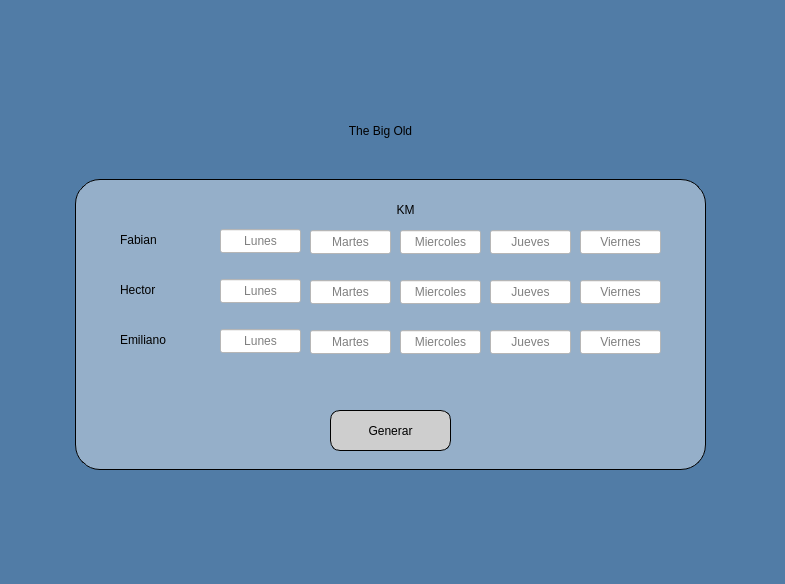
<?xml version="1.0" encoding="UTF-8"?>
<ui version="4.0">
 <class>MainWindow</class>
 <widget class="QMainWindow" name="MainWindow">
  <property name="geometry">
   <rect>
    <x>0</x>
    <y>0</y>
    <width>785</width>
    <height>584</height>
   </rect>
  </property>
  <property name="windowTitle">
   <string>MainWindow</string>
  </property>
  <property name="styleSheet">
   <string notr="true">background-color: rgb(81, 124, 166);</string>
  </property>
  <widget class="QWidget" name="centralwidget">
   <widget class="QLabel" name="lbl_logoUAT">
    <property name="geometry">
     <rect>
      <x>30</x>
      <y>10</y>
      <width>181</width>
      <height>71</height>
     </rect>
    </property>
    <property name="text">
     <string/>
    </property>
    <property name="pixmap">
     <pixmap resource="../../recursos.qrc">:/logo/Imagenes/UAT-Escudo-2024.png</pixmap>
    </property>
    <property name="scaledContents">
     <bool>true</bool>
    </property>
   </widget>
   <widget class="QLabel" name="lbl_logoFIT">
    <property name="geometry">
     <rect>
      <x>540</x>
      <y>20</y>
      <width>211</width>
      <height>61</height>
     </rect>
    </property>
    <property name="text">
     <string/>
    </property>
    <property name="pixmap">
     <pixmap resource="../../recursos.qrc">:/logo/Imagenes/LogoFIT.png</pixmap>
    </property>
    <property name="scaledContents">
     <bool>true</bool>
    </property>
   </widget>
   <widget class="QLabel" name="lbl_logoCT">
    <property name="geometry">
     <rect>
      <x>700</x>
      <y>490</y>
      <width>71</width>
      <height>51</height>
     </rect>
    </property>
    <property name="text">
     <string/>
    </property>
    <property name="pixmap">
     <pixmap resource="../../recursos.qrc">:/logo/Imagenes/logoCT.png</pixmap>
    </property>
    <property name="scaledContents">
     <bool>true</bool>
    </property>
   </widget>
   <widget class="QLabel" name="label_3">
    <property name="geometry">
     <rect>
      <x>120</x>
      <y>230</y>
      <width>91</width>
      <height>20</height>
     </rect>
    </property>
    <property name="styleSheet">
     <string notr="true">font: 9pt &quot;Verdana&quot;;
background-color: rgba(255, 255, 255, 0);</string>
    </property>
    <property name="text">
     <string>Fabian</string>
    </property>
   </widget>
   <widget class="QLineEdit" name="txt_f1">
    <property name="geometry">
     <rect>
      <x>220</x>
      <y>229</y>
      <width>81</width>
      <height>24</height>
     </rect>
    </property>
    <property name="accessibleDescription">
     <string/>
    </property>
    <property name="styleSheet">
     <string notr="true">font: 9pt &quot;Verdana&quot;;
background-color: rgb(255, 255, 255);</string>
    </property>
    <property name="inputMask">
     <string/>
    </property>
    <property name="text">
     <string/>
    </property>
    <property name="alignment">
     <set>Qt::AlignCenter</set>
    </property>
    <property name="placeholderText">
     <string>Lunes</string>
    </property>
   </widget>
   <widget class="QLabel" name="label_4">
    <property name="geometry">
     <rect>
      <x>340</x>
      <y>200</y>
      <width>131</width>
      <height>20</height>
     </rect>
    </property>
    <property name="styleSheet">
     <string notr="true">background-color: rgba(255, 255, 255, 0);
font: 8pt &quot;Yu Gothic UI&quot;;</string>
    </property>
    <property name="text">
     <string>KM</string>
    </property>
    <property name="alignment">
     <set>Qt::AlignCenter</set>
    </property>
   </widget>
   <widget class="QPushButton" name="btn_generar">
    <property name="geometry">
     <rect>
      <x>330</x>
      <y>410</y>
      <width>121</width>
      <height>41</height>
     </rect>
    </property>
    <property name="styleSheet">
     <string notr="true">font: 10pt &quot;Yu Gothic UI&quot;;
background-color: rgb(206, 206, 206);
border: 1px solid black;
border-radius: 10px;</string>
    </property>
    <property name="text">
     <string>Generar</string>
    </property>
   </widget>
   <widget class="QLabel" name="label_2">
    <property name="geometry">
     <rect>
      <x>75</x>
      <y>179</y>
      <width>631</width>
      <height>291</height>
     </rect>
    </property>
    <property name="styleSheet">
     <string notr="true">background-color: rgba(255, 255, 255, 100);
border: 1px solid black;
border-radius: 25px;
</string>
    </property>
    <property name="text">
     <string/>
    </property>
   </widget>
   <widget class="QLabel" name="label_9">
    <property name="geometry">
     <rect>
      <x>250</x>
      <y>90</y>
      <width>261</width>
      <height>81</height>
     </rect>
    </property>
    <property name="styleSheet">
     <string notr="true">font: 20pt &quot;Yu Gothic UI&quot;;</string>
    </property>
    <property name="text">
     <string>The Big Old</string>
    </property>
    <property name="alignment">
     <set>Qt::AlignCenter</set>
    </property>
   </widget>
   <widget class="QLineEdit" name="txt_f2">
    <property name="geometry">
     <rect>
      <x>310</x>
      <y>230</y>
      <width>81</width>
      <height>24</height>
     </rect>
    </property>
    <property name="accessibleDescription">
     <string/>
    </property>
    <property name="styleSheet">
     <string notr="true">font: 9pt &quot;Verdana&quot;;
background-color: rgb(255, 255, 255);</string>
    </property>
    <property name="inputMask">
     <string/>
    </property>
    <property name="text">
     <string/>
    </property>
    <property name="alignment">
     <set>Qt::AlignCenter</set>
    </property>
    <property name="placeholderText">
     <string>Martes</string>
    </property>
   </widget>
   <widget class="QLineEdit" name="txt_f3">
    <property name="geometry">
     <rect>
      <x>400</x>
      <y>230</y>
      <width>81</width>
      <height>24</height>
     </rect>
    </property>
    <property name="accessibleDescription">
     <string/>
    </property>
    <property name="styleSheet">
     <string notr="true">font: 9pt &quot;Verdana&quot;;
background-color: rgb(255, 255, 255);</string>
    </property>
    <property name="inputMask">
     <string/>
    </property>
    <property name="text">
     <string/>
    </property>
    <property name="alignment">
     <set>Qt::AlignCenter</set>
    </property>
    <property name="placeholderText">
     <string>Miercoles</string>
    </property>
   </widget>
   <widget class="QLineEdit" name="txt_f4">
    <property name="geometry">
     <rect>
      <x>490</x>
      <y>230</y>
      <width>81</width>
      <height>24</height>
     </rect>
    </property>
    <property name="accessibleDescription">
     <string/>
    </property>
    <property name="styleSheet">
     <string notr="true">font: 9pt &quot;Verdana&quot;;
background-color: rgb(255, 255, 255);</string>
    </property>
    <property name="inputMask">
     <string/>
    </property>
    <property name="text">
     <string/>
    </property>
    <property name="alignment">
     <set>Qt::AlignCenter</set>
    </property>
    <property name="placeholderText">
     <string>Jueves</string>
    </property>
   </widget>
   <widget class="QLineEdit" name="txt_f5">
    <property name="geometry">
     <rect>
      <x>580</x>
      <y>230</y>
      <width>81</width>
      <height>24</height>
     </rect>
    </property>
    <property name="accessibleDescription">
     <string/>
    </property>
    <property name="styleSheet">
     <string notr="true">font: 9pt &quot;Verdana&quot;;
background-color: rgb(255, 255, 255);</string>
    </property>
    <property name="inputMask">
     <string/>
    </property>
    <property name="text">
     <string/>
    </property>
    <property name="alignment">
     <set>Qt::AlignCenter</set>
    </property>
    <property name="placeholderText">
     <string>Viernes</string>
    </property>
   </widget>
   <widget class="QLabel" name="label_5">
    <property name="geometry">
     <rect>
      <x>120</x>
      <y>280</y>
      <width>91</width>
      <height>20</height>
     </rect>
    </property>
    <property name="styleSheet">
     <string notr="true">font: 9pt &quot;Verdana&quot;;
background-color: rgba(255, 255, 255, 0);</string>
    </property>
    <property name="text">
     <string>Hector</string>
    </property>
   </widget>
   <widget class="QLineEdit" name="txt_h1">
    <property name="geometry">
     <rect>
      <x>220</x>
      <y>279</y>
      <width>81</width>
      <height>24</height>
     </rect>
    </property>
    <property name="accessibleDescription">
     <string/>
    </property>
    <property name="styleSheet">
     <string notr="true">font: 9pt &quot;Verdana&quot;;
background-color: rgb(255, 255, 255);</string>
    </property>
    <property name="inputMask">
     <string/>
    </property>
    <property name="text">
     <string/>
    </property>
    <property name="alignment">
     <set>Qt::AlignCenter</set>
    </property>
    <property name="placeholderText">
     <string>Lunes</string>
    </property>
   </widget>
   <widget class="QLineEdit" name="txt_h4">
    <property name="geometry">
     <rect>
      <x>490</x>
      <y>280</y>
      <width>81</width>
      <height>24</height>
     </rect>
    </property>
    <property name="accessibleDescription">
     <string/>
    </property>
    <property name="styleSheet">
     <string notr="true">font: 9pt &quot;Verdana&quot;;
background-color: rgb(255, 255, 255);</string>
    </property>
    <property name="inputMask">
     <string/>
    </property>
    <property name="text">
     <string/>
    </property>
    <property name="alignment">
     <set>Qt::AlignCenter</set>
    </property>
    <property name="placeholderText">
     <string>Jueves</string>
    </property>
   </widget>
   <widget class="QLineEdit" name="txt_h3">
    <property name="geometry">
     <rect>
      <x>400</x>
      <y>280</y>
      <width>81</width>
      <height>24</height>
     </rect>
    </property>
    <property name="accessibleDescription">
     <string/>
    </property>
    <property name="styleSheet">
     <string notr="true">font: 9pt &quot;Verdana&quot;;
background-color: rgb(255, 255, 255);</string>
    </property>
    <property name="inputMask">
     <string/>
    </property>
    <property name="text">
     <string/>
    </property>
    <property name="alignment">
     <set>Qt::AlignCenter</set>
    </property>
    <property name="placeholderText">
     <string>Miercoles</string>
    </property>
   </widget>
   <widget class="QLineEdit" name="txt_h2">
    <property name="geometry">
     <rect>
      <x>310</x>
      <y>280</y>
      <width>81</width>
      <height>24</height>
     </rect>
    </property>
    <property name="accessibleDescription">
     <string/>
    </property>
    <property name="styleSheet">
     <string notr="true">font: 9pt &quot;Verdana&quot;;
background-color: rgb(255, 255, 255);</string>
    </property>
    <property name="inputMask">
     <string/>
    </property>
    <property name="text">
     <string/>
    </property>
    <property name="alignment">
     <set>Qt::AlignCenter</set>
    </property>
    <property name="placeholderText">
     <string>Martes</string>
    </property>
   </widget>
   <widget class="QLineEdit" name="txt_h5">
    <property name="geometry">
     <rect>
      <x>580</x>
      <y>280</y>
      <width>81</width>
      <height>24</height>
     </rect>
    </property>
    <property name="accessibleDescription">
     <string/>
    </property>
    <property name="styleSheet">
     <string notr="true">font: 9pt &quot;Verdana&quot;;
background-color: rgb(255, 255, 255);</string>
    </property>
    <property name="inputMask">
     <string/>
    </property>
    <property name="text">
     <string/>
    </property>
    <property name="alignment">
     <set>Qt::AlignCenter</set>
    </property>
    <property name="placeholderText">
     <string>Viernes</string>
    </property>
   </widget>
   <widget class="QLabel" name="label_6">
    <property name="geometry">
     <rect>
      <x>120</x>
      <y>330</y>
      <width>91</width>
      <height>20</height>
     </rect>
    </property>
    <property name="styleSheet">
     <string notr="true">font: 9pt &quot;Verdana&quot;;
background-color: rgba(255, 255, 255, 0);</string>
    </property>
    <property name="text">
     <string>Emiliano</string>
    </property>
   </widget>
   <widget class="QLineEdit" name="txt_e1">
    <property name="geometry">
     <rect>
      <x>220</x>
      <y>329</y>
      <width>81</width>
      <height>24</height>
     </rect>
    </property>
    <property name="accessibleDescription">
     <string/>
    </property>
    <property name="styleSheet">
     <string notr="true">font: 9pt &quot;Verdana&quot;;
background-color: rgb(255, 255, 255);</string>
    </property>
    <property name="inputMask">
     <string/>
    </property>
    <property name="text">
     <string/>
    </property>
    <property name="alignment">
     <set>Qt::AlignCenter</set>
    </property>
    <property name="placeholderText">
     <string>Lunes</string>
    </property>
   </widget>
   <widget class="QLineEdit" name="txt_e4">
    <property name="geometry">
     <rect>
      <x>490</x>
      <y>330</y>
      <width>81</width>
      <height>24</height>
     </rect>
    </property>
    <property name="accessibleDescription">
     <string/>
    </property>
    <property name="styleSheet">
     <string notr="true">font: 9pt &quot;Verdana&quot;;
background-color: rgb(255, 255, 255);</string>
    </property>
    <property name="inputMask">
     <string/>
    </property>
    <property name="text">
     <string/>
    </property>
    <property name="alignment">
     <set>Qt::AlignCenter</set>
    </property>
    <property name="placeholderText">
     <string>Jueves</string>
    </property>
   </widget>
   <widget class="QLineEdit" name="txt_e3">
    <property name="geometry">
     <rect>
      <x>400</x>
      <y>330</y>
      <width>81</width>
      <height>24</height>
     </rect>
    </property>
    <property name="accessibleDescription">
     <string/>
    </property>
    <property name="styleSheet">
     <string notr="true">font: 9pt &quot;Verdana&quot;;
background-color: rgb(255, 255, 255);</string>
    </property>
    <property name="inputMask">
     <string/>
    </property>
    <property name="text">
     <string/>
    </property>
    <property name="alignment">
     <set>Qt::AlignCenter</set>
    </property>
    <property name="placeholderText">
     <string>Miercoles</string>
    </property>
   </widget>
   <widget class="QLineEdit" name="txt_e2">
    <property name="geometry">
     <rect>
      <x>310</x>
      <y>330</y>
      <width>81</width>
      <height>24</height>
     </rect>
    </property>
    <property name="accessibleDescription">
     <string/>
    </property>
    <property name="styleSheet">
     <string notr="true">font: 9pt &quot;Verdana&quot;;
background-color: rgb(255, 255, 255);</string>
    </property>
    <property name="inputMask">
     <string/>
    </property>
    <property name="text">
     <string/>
    </property>
    <property name="alignment">
     <set>Qt::AlignCenter</set>
    </property>
    <property name="placeholderText">
     <string>Martes</string>
    </property>
   </widget>
   <widget class="QLineEdit" name="txt_e5">
    <property name="geometry">
     <rect>
      <x>580</x>
      <y>330</y>
      <width>81</width>
      <height>24</height>
     </rect>
    </property>
    <property name="accessibleDescription">
     <string/>
    </property>
    <property name="styleSheet">
     <string notr="true">font: 9pt &quot;Verdana&quot;;
background-color: rgb(255, 255, 255);</string>
    </property>
    <property name="inputMask">
     <string/>
    </property>
    <property name="text">
     <string/>
    </property>
    <property name="alignment">
     <set>Qt::AlignCenter</set>
    </property>
    <property name="placeholderText">
     <string>Viernes</string>
    </property>
   </widget>
   <zorder>label_2</zorder>
   <zorder>lbl_logoUAT</zorder>
   <zorder>lbl_logoFIT</zorder>
   <zorder>lbl_logoCT</zorder>
   <zorder>label_3</zorder>
   <zorder>txt_f1</zorder>
   <zorder>label_4</zorder>
   <zorder>btn_generar</zorder>
   <zorder>label_9</zorder>
   <zorder>txt_f2</zorder>
   <zorder>txt_f3</zorder>
   <zorder>txt_f4</zorder>
   <zorder>txt_f5</zorder>
   <zorder>label_5</zorder>
   <zorder>txt_h1</zorder>
   <zorder>txt_h4</zorder>
   <zorder>txt_h3</zorder>
   <zorder>txt_h2</zorder>
   <zorder>txt_h5</zorder>
   <zorder>label_6</zorder>
   <zorder>txt_e1</zorder>
   <zorder>txt_e4</zorder>
   <zorder>txt_e3</zorder>
   <zorder>txt_e2</zorder>
   <zorder>txt_e5</zorder>
  </widget>
  <widget class="QMenuBar" name="menubar">
   <property name="geometry">
    <rect>
     <x>0</x>
     <y>0</y>
     <width>785</width>
     <height>26</height>
    </rect>
   </property>
  </widget>
  <widget class="QStatusBar" name="statusbar"/>
 </widget>
 <resources>
  <include location="../../recursos.qrc"/>
  <include location="../../recursos.qrc"/>
 </resources>
 <connections/>
</ui>
